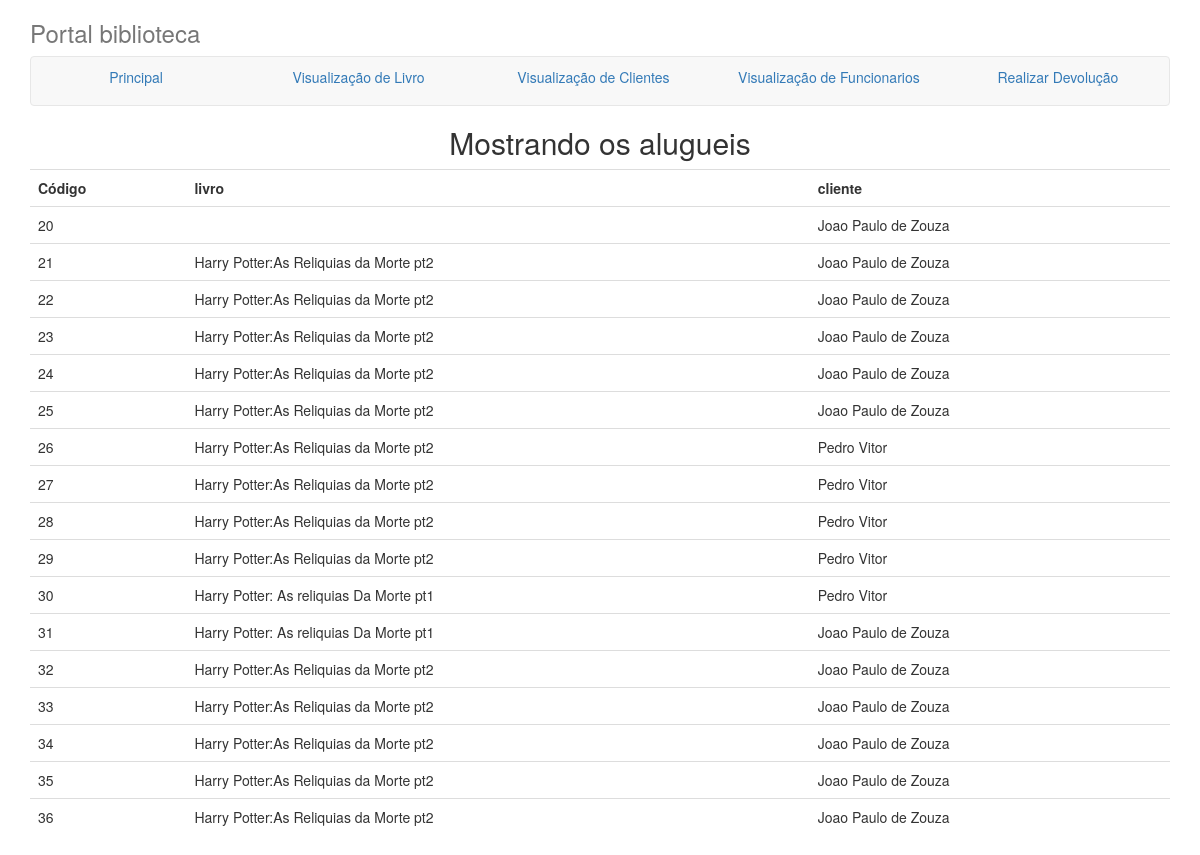
The page /trafegoDados/processaHistorico.php on the database as committed earlier.
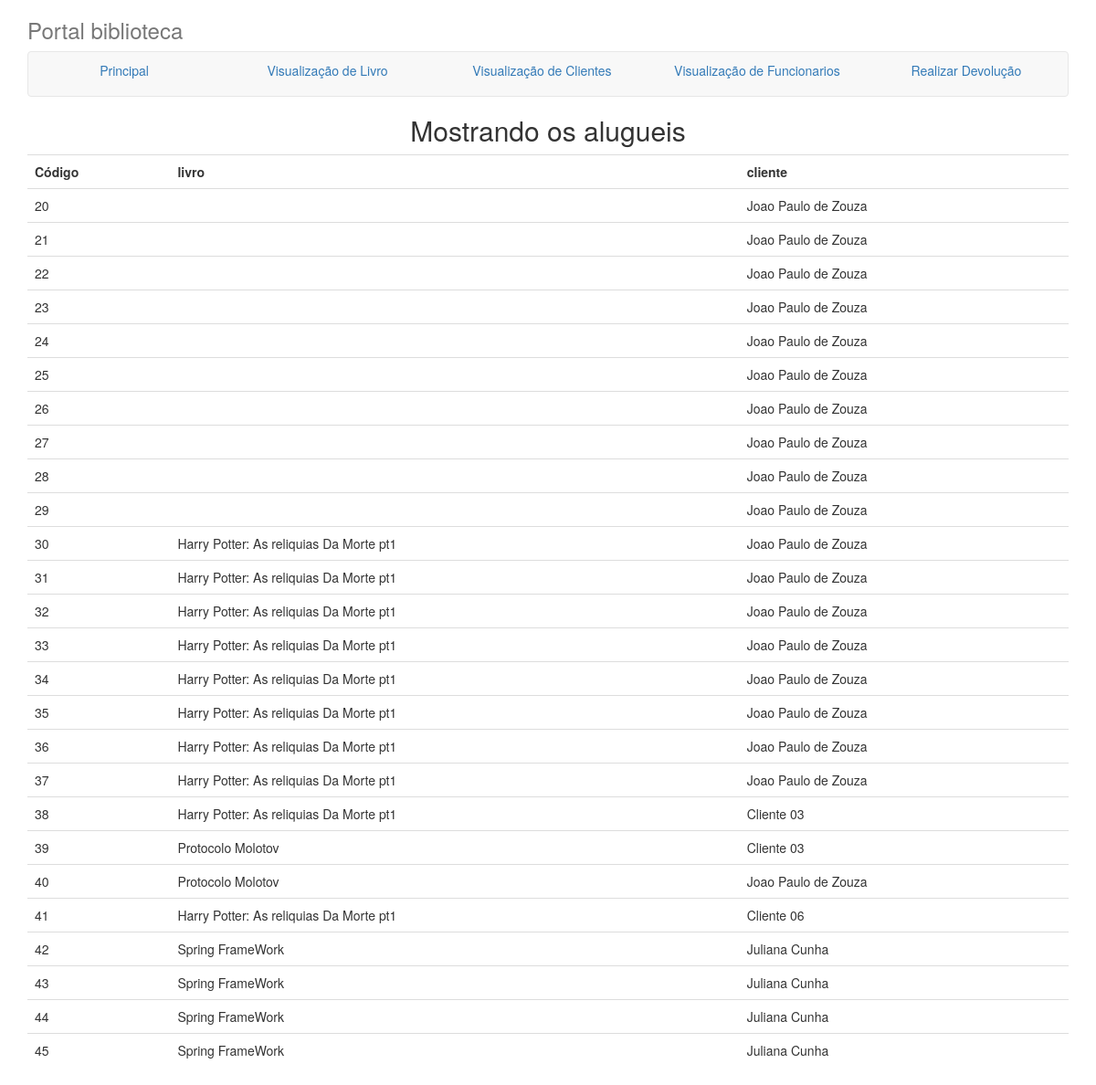
The same page on the database as committed later.
### tables this page shows
CREATE TABLE IF NOT EXISTS `rent` (
  `id` bigint(20) unsigned NOT NULL AUTO_INCREMENT,
  `rentDate` varchar(50) DEFAULT NULL,
  `id_client` int(11) DEFAULT NULL,
  `id_book` int(11) DEFAULT NULL,
  `id_employee` int(11) DEFAULT NULL,
  `avaliable` varchar(50) DEFAULT NULL,
  UNIQUE KEY `id` (`id`)
);

CREATE TABLE IF NOT EXISTS `client` (
  `name` varchar(100) NOT NULL,
  `phone` varchar(100) NOT NULL,
  `mail` varchar(100) NOT NULL,
  `cpf` varchar(100) NOT NULL,
  `address` varchar(100) NOT NULL,
  `rentCount` int(11) NOT NULL,
  `id` bigint(20) unsigned NOT NULL AUTO_INCREMENT,
  UNIQUE KEY `is` (`id`)
);

CREATE TABLE IF NOT EXISTS `book` (
  `id` bigint(20) unsigned NOT NULL AUTO_INCREMENT,
  `name` varchar(100) NOT NULL,
  `writer` varchar(100) NOT NULL,
  `pages` varchar(100) NOT NULL,
  `stash` int(100) NOT NULL,
  UNIQUE KEY `id` (`id`)
);

### trafegoDados/processaHistorico.php (the view, shortened to what this page needs)
<!doctype html>
<html>
<head>
<link rel="stylesheet" href="../css/bootstrap.css">
</head>
<body>
<div class="container">
      <div class="masthead">
        <h3 class="text-muted">Portal biblioteca</h3>
        <nav class="navbar navbar-default">
          <ul class="nav nav-justified">
			<li class="active"><a href="../index.php">Principal</a></li>
            <li><a href="../visualizacao/visualizacaoLivro.php">Visualização de Livro</a></li>
            <li><a href="../visualizacao/visualizacaoCliente.php">Visualização de Clientes</a></li>
            <li><a href="../visualizacao/visualizacaoFuncionario.php">Visualização de Funcionarios</a></li>
			<li><a href="devolucao.php">Realizar Devolução</a></li>
          </ul>
        </nav>
      </div>
      <div>
<?php
		$resultado=mysql_query("Select * from rent where avaliable='Devolvido' order by id") or die ("Não é possível consultar Alugueis.");
		print("<center><h2>Mostrando os alugueis</h2>");
		print("<table class='display table' width='90%'>");
		print("<tr><td><b>Código</td>");
		print("<td><b>livro</td>");
		print("<td><b>cliente</td>");
			while ($linha=mysql_fetch_array($resultado))
{
   $id=$linha["id"];
   $book=$linha["id_book"];
		$resultado2=mysql_query("Select * from book where id='$book'") or die ("Não é possível consultar nome do cliente.");
		while($linha2=mysql_fetch_array($resultado2))
		$bookName=$linha2["name"];
   $client=$linha["id_client"];
		$resultado1=mysql_query("Select * from client where id='$client'") or die ("Não é possível consultar nome do cliente.");
		while($linha1=mysql_fetch_array($resultado1))
		$clientName=$linha1["name"];
   print("<tr><td>$id</td>");
   print("<td>$bookName</td>");
   print("<td>$clientName</td>");
       }
   print("</table></center>");
?>
</body>
</html>

Rows that differ between the two databases and show on the page:
removed book: name "Harry Potter:As Reliquias da Morte pt2"
removed client: name "Pedro Vitor"
shown differently, row unchanged: rent id 21: id_book.name "Harry Potter:As Reliquias da Morte pt2" → (not shown)
shown differently, row unchanged: rent id 22: id_book.name "Harry Potter:As Reliquias da Morte pt2" → (not shown)
shown differently, row unchanged: rent id 23: id_book.name "Harry Potter:As Reliquias da Morte pt2" → (not shown)
shown differently, row unchanged: rent id 25: id_book.name "Harry Potter:As Reliquias da Morte pt2" → (not shown)
shown differently, row unchanged: rent id 26: id_client.name "Pedro Vitor" → (not shown)
now on this page (row edited): client: name "Joao Paulo de Zouza"
shown differently, row unchanged: rent id 27: id_book.name "Harry Potter:As Reliquias da Morte pt2" → (not shown); id_client.name "Pedro Vitor" → (not shown)
shown differently, row unchanged: rent id 28: id_client.name "Pedro Vitor" → (not shown)
shown differently, row unchanged: rent id 29: id_client.name "Pedro Vitor" → (not shown)
shown differently, row unchanged: rent id 32: id_book.name "Harry Potter:As Reliquias da Morte pt2" → (not shown)
now on this page (row unchanged): book: name "Harry Potter: As reliquias Da Morte pt1"
shown differently, row unchanged: rent id 33: id_book.name "Harry Potter:As Reliquias da Morte pt2" → (not shown)
shown differently, row unchanged: rent id 34: id_book.name "Harry Potter:As Reliquias da Morte pt2" → (not shown)
shown differently, row unchanged: rent id 35: id_book.name "Harry Potter:As Reliquias da Morte pt2" → (not shown)
shown differently, row unchanged: rent id 36: id_book.name "Harry Potter:As Reliquias da Morte pt2" → (not shown)
now on this page (row edited): rent: id "37", id_client.name "Joao Paulo de Zouza"
added rent: id "38", id_client.name "Cliente 03"
added rent: id "39", id_book.name "Protocolo Molotov", id_client.name "Cliente 03"
added rent: id "40", id_client.name "Joao Paulo de Zouza"
added book: name "Protocolo Molotov"
added rent: id "41", id_book.name "Harry Potter: As reliquias Da Morte pt1", id_client.name "Cliente 06"
added rent: id "42", id_book.name "Spring FrameWork", id_client.name "Juliana Cunha"
added rent: id "43", id_book.name "Spring FrameWork", id_client.name "Juliana Cunha"
added rent: id "44", id_client.name "Juliana Cunha"
added book: name "Spring FrameWork"
added rent: id "45", id_client.name "Juliana Cunha"
